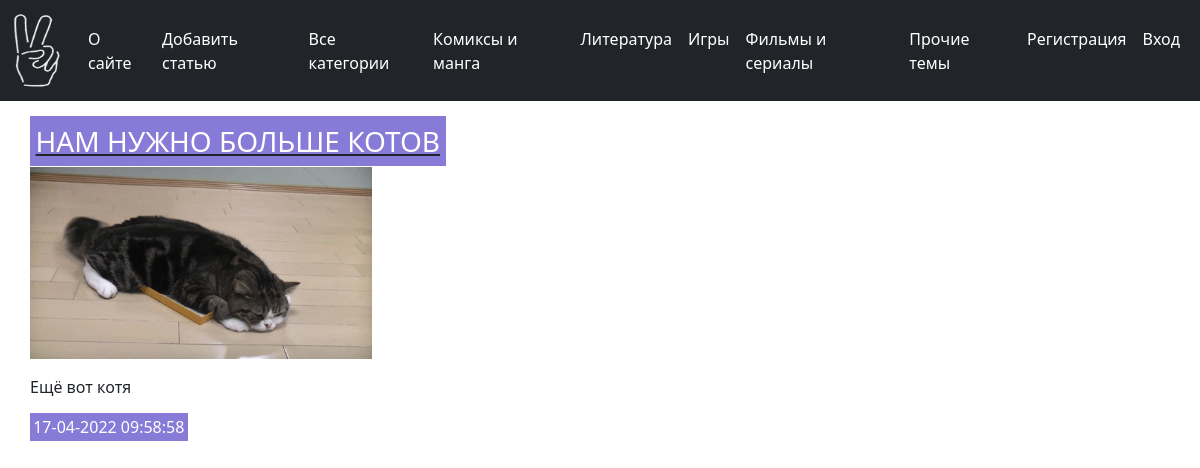
/news/caaaaaats/, run on the app's committed database.
### news/models.py (models this page shows, shortened)
class Category(models.Model):
    name = models.CharField(max_length=50, db_index=True, verbose_name='Тематика')
    slug = models.SlugField(max_length=255, unique=True, db_index=True, verbose_name='URL')
    def get_absolute_url(self):
        return reverse('category', kwargs={'cat_slug': self.slug})
    class Meta:
        verbose_name = 'Тематика'
        verbose_name_plural = 'Тематики'
        ordering = ['id']

class News(models.Model):
    title = models.CharField(max_length=201, verbose_name='Название')
    slug = models.SlugField(max_length=255, unique=True, db_index=True, verbose_name='URL')
    content = models.TextField(blank=True, verbose_name='Текст')
    image = models.ImageField(upload_to='image/%Y/%m/%d/', blank=True, verbose_name='Картинка')
    time_create = models.DateTimeField(auto_now_add=True, verbose_name='Время создания')
    time_update = models.DateTimeField(auto_now=True, verbose_name='Время изменения')
    is_published = models.BooleanField(default=True, verbose_name='Публикация')
    cat = models.ForeignKey('Category', on_delete=models.PROTECT, verbose_name='Тематика')
    class Meta:
        verbose_name = 'Новость'
        verbose_name_plural = 'Новости'
        ordering = ['-time_create', 'title']

### news/views.py (the view)
# urls.py: path('news/<slug:post_slug>/', ShowNews.as_view(), name='news'),
class ShowNews(DetailView):
    model = News
    template_name = 'news/post.html'
    slug_url_kwarg = 'post_slug'
    context_object_name = 'post'
    def get_context_data(self, *, object_list=None, **kwargs):
        context = super().get_context_data(**kwargs)
        context['menu'] = menu
        context['title'] = 'Главная страница'
        return context

### news/templatetags/news_tags.py (called while the page is built)
@register.simple_tag()
def get_categories():
    return Category.objects.all()

### news/templates/news/post.html (shortened to what this page needs)
{% extends 'news/base.html' %}
{% block content %}
<h3 class="text-decoration-underline"><mark>{{post.title}}</mark></h3>
{% if post.image %}
<p><img src="{{post.image.url}}" width=30% height=30%></p>
{% endif %}
{{post.content|linebreaks}}
<p><mark>{{post.time_update|date:"d-m-Y H:i:s"}}</mark></p>
{% endblock %}

### news/templates/news/base.html (shortened to what this page needs)
<!DOCTYPE html>
{% load static %}
{% load news_tags %}
<html lang="ru">
<head>
    <link href="/static/news/css/styles.css" rel="stylesheet">
    <link href="https://cdn.jsdelivr.net/npm/bootstrap@5.1.3/dist/css/bootstrap.min.css" rel="stylesheet">
</head>
<body>
{% block mainmenu %}
<nav class="navbar navbar-expand-md navbar-dark bg-dark mb-4">
  <div class="container-fluid">
    <a class="navbar-brand" href="{% url 'home' %}"><img src="/static/news/images/Vmeste.png" width="50" height="75" alt=""></a>
    <div class="collapse navbar-collapse" id="navbarCollapse">
      <ul class="navbar-nav me-auto mb-2 mb-md-0">
    {% for m in menu %}
			<li><a class="nav-link active" aria-current="page" href="{% url m.url_name %}">{{m.title}}</a></li>
    {% endfor %}
  {% if cat_selected == 0 %}
		<li class="nav-item">Все категории</li>
{% else %}
		<li><a class="nav-link active" aria-current="page" href="{% url 'home' %}">Все категории</a></li>
{% endif %}
          {% get_categories as categories %}
{% for c in categories %}
	{% if c.pk == cat_selected %}
		<li class="nav-item">{{c.name}}</li>
	{% else %}
		<li><a class="nav-link active" aria-current="page" href="{{ c.get_absolute_url }}">{{c.name}}</a></li>
	{% endif %}
{% endfor %}
{% if request.user.is_authenticated %}
          <mark>{{user.username}}</mark><a class="nav-link active" aria-current="page" href="{% url 'logout' %}">Выход</a>
{% else %}
   <a class="nav-link active" aria-current="page" href="{% url 'register' %}">Регистрация</a><a class="nav-link active" aria-current="page" href="{% url 'login' %}"> Вход</a>
{% endif %}
</ul>
</div>
  </div>
</nav>
{% endblock mainmenu %}
{% block content %}
{% endblock %}
</body>
</html>

### news/static/news/css/styles.css (style rules this page uses)
html a { outline: none; text-decoration: none; padding: 2px 1px 0; color: #87CEEB; }
a:link { color: #CD853F; }
mark { background-color: yellow; color: white; }
h3 { font-size: 20pt; }
h3 { font-size: 20pt; margin-right: 2.5%; margin-left: 2.5%; }
p { margin-right: 2.5%; margin-left: 2.5%; }
mark { background-color: rgba(106, 90, 205, 0.8); color: white; }

### news/templates/news/post.html (style rules this page uses)
mark { background-color: rgba(106, 90, 205, 0.8); color: white; }

### data on the page
Category: name "Комиксы и манга"
Category: name "Литература"
Category: name "Игры"
Category: name "Фильмы и сериалы"
Category: name "Прочие темы"
News: title "НАМ НУЖНО БОЛЬШЕ КОТОВ", image (picture), content "Ещё вот котя", time_update "17-04-2022 09:58:58"

### other printed values
{{ m.title }} "О сайте" "Добавить статью"
